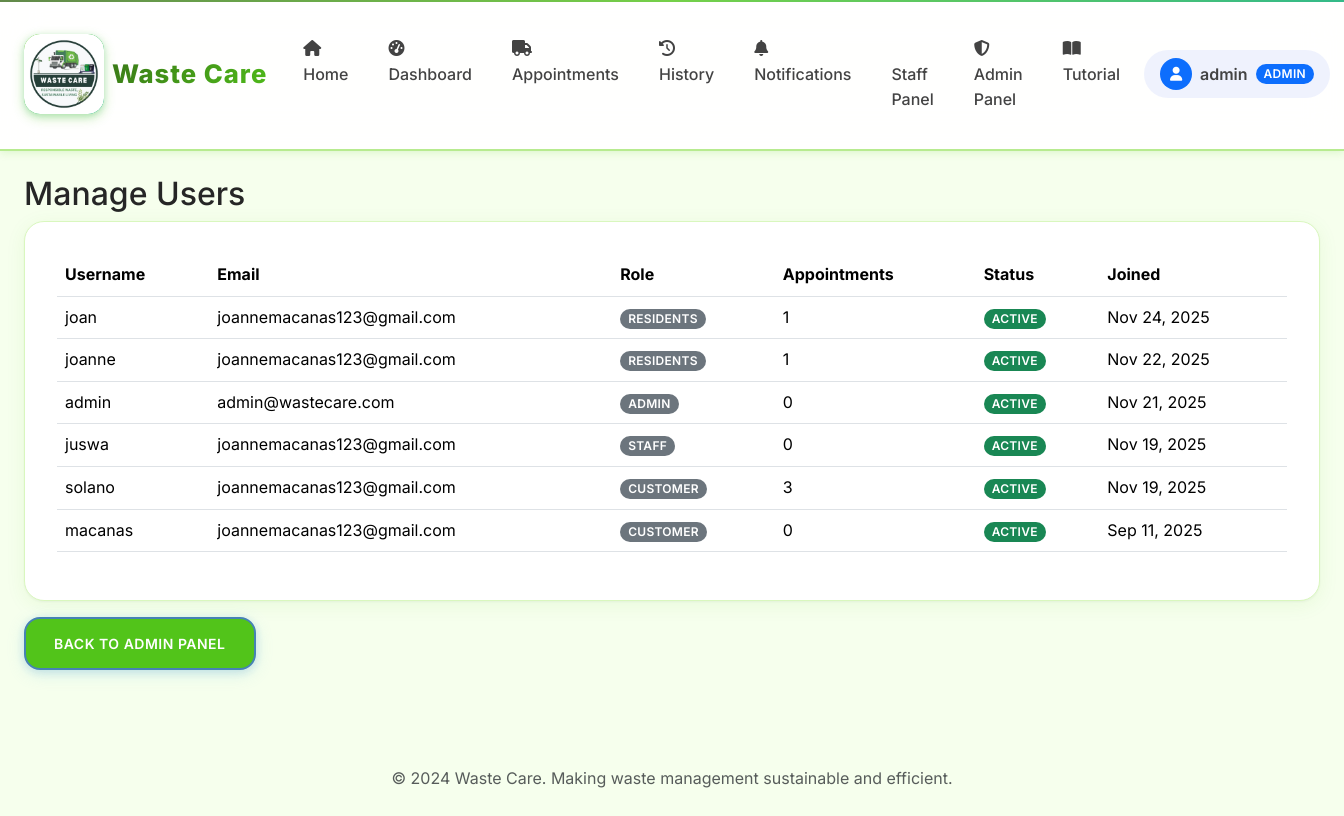
/admin-panel/users/ (signed in), run on the app's committed database.
### core/models.py (models this page shows, shortened)
class User(AbstractUser):
    ROLE_CHOICES = [
        ("residents", "Residents"),
        ("staff", "Staff"),
        ("admin", "Admin"),
    ]
    role = models.CharField(max_length=20, choices=ROLE_CHOICES, default="residents")

### core/views.py (the view)
# urls.py: path("admin-panel/users/", views.manage_users, name="manage_users"),
@login_required
@user_passes_test(lambda u: u.role == 'admin' or u.is_superuser)
def manage_users(request):
    users = User.objects.annotate(appointment_count=Count('appointments')).order_by('-date_joined')
    return render(request, "core/manage_users.html", {'users': users})

### core/context_processors.py (called while the page is built)
def navbar_context(request):
    context = {
        'MAPTILER_API_KEY': settings.MAPTILER_API_KEY,
    }
    if request.user.is_authenticated:
        context['unread_notifications'] = Notification.objects.filter(
            user=request.user,
            is_read=False
        ).count()
    else:
        context['unread_notifications'] = 0
    return context

### core/templates/core/manage_users.html
{% extends "base.html" %}
{% block content %}
<h2>Manage Users</h2>
<div class="card">
  <div class="card-body">
    <table class="table">
      <thead>
        <tr>
          <th>Username</th>
          <th>Email</th>
          <th>Role</th>
          <th>Appointments</th>
          <th>Status</th>
          <th>Joined</th>
        </tr>
      </thead>
      <tbody>
        {% for user in users %}
        <tr>
          <td>{{ user.username }}</td>
          <td>{{ user.email }}</td>
          <td><span class="badge bg-secondary">{{ user.get_role_display }}</span></td>
          <td>{{ user.appointment_count }}</td>
          <td>
            {% if user.is_active %}
            <span class="badge bg-success">Active</span>
            {% else %}
            <span class="badge bg-danger">Inactive</span>
            {% endif %}
          </td>
          <td>{{ user.date_joined|date:"M d, Y" }}</td>
        </tr>
        {% endfor %}
      </tbody>
    </table>
  </div>
</div>
<a href="{% url 'core:admin_panel' %}" class="btn btn-secondary mt-3">Back to Admin Panel</a>
{% endblock %}

### waste_care/templates/includes/navbar.html (shortened to what this page needs)
{% load static %}
<nav class="navbar navbar-expand-lg sticky-top">
  <div class="container-fluid px-4">
    <a class="navbar-brand d-flex align-items-center" href="{% url 'core:home' %}">
      <div class="brand-icon me-2">
        <img src="{% static 'img/image1.jpg' %}" alt="Waste Care logo" class="brand-icon-image">
      </div>
      <span class="brand-text">Waste Care</span>
    </a>
    <div class="collapse navbar-collapse" id="navbarNav">
      <ul class="navbar-nav me-auto">
        <li class="nav-item">
          <a class="nav-link {% if request.resolver_match.url_name == 'home' %}active{% endif %}" href="{% url 'core:home' %}">
            <i class="fas fa-home me-2"></i>Home
          </a>
        </li>
        <li class="nav-item">
          <a class="nav-link {% if 'dashboard' in request.resolver_match.url_name %}active{% endif %}" href="{% url 'core:dashboard' %}">
            <i class="fas fa-tachometer-alt me-2"></i>Dashboard
          </a>
        </li>
        <li class="nav-item">
          <a class="nav-link {% if 'pickup' in request.resolver_match.url_name %}active{% endif %}" href="{% url 'core:pickup_list' %}">
            <i class="fas fa-truck me-2"></i>Appointments
          </a>
        </li>
        <li class="nav-item">
          <a class="nav-link {% if request.resolver_match.url_name == 'history' %}active{% endif %}" href="{% url 'core:history' %}">
            <i class="fas fa-history me-2"></i>History
          </a>
        </li>
        <li class="nav-item">
          <a class="nav-link {% if request.resolver_match.url_name == 'notifications' %}active{% endif %}" href="{% url 'core:notifications' %}">
            <i class="fas fa-bell me-2"></i>Notifications
          </a>
        </li>
        {% if user.role == 'staff' or user.role == 'admin' %}
        <li class="nav-item">
          <a class="nav-link {% if 'staff' in request.resolver_match.url_name %}active{% endif %}" href="{% url 'core:staff_panel' %}">
            Staff Panel
          </a>
        </li>
        {% endif %}
        {% if user.role == 'admin' or user.is_superuser %}
        <li class="nav-item">
          <a class="nav-link {% if request.resolver_match.url_name == 'admin_panel' %}active{% endif %}" href="{% url 'core:admin_panel' %}">
            <i class="fas fa-shield-alt me-2"></i>Admin Panel
          </a>
        </li>
        {% endif %}
        <li class="nav-item">
          <a class="nav-link {% if request.resolver_match.url_name == 'tutorial' %}active{% endif %}" href="{% url 'core:tutorial' %}">
            <i class="fas fa-book-open me-2"></i>Tutorial
          </a>
        </li>
      </ul>
      <ul class="navbar-nav">
        {% if user.is_authenticated %}
          <li class="nav-item dropdown">
            <a class="nav-link dropdown-toggle d-flex align-items-center px-3 py-2" href="#" id="userDropdown" role="button" data-bs-toggle="dropdown">
              <div class="rounded-circle bg-primary d-flex align-items-center justify-content-center me-2" style="width: 32px; height: 32px;">
                <i class="fas fa-user text-white" style="font-size: 0.875rem;"></i>
              </div>
              <span class="fw-semibold">{{ user.username }}</span>
              {% if user.role == 'staff' or user.role == 'admin' %}
                <span class="badge bg-primary ms-2">{{ user.role|title }}</span>
              {% endif %}
            </a>
          </li>
        {% endif %}
      </ul>
    </div>
  </div>
</nav>

### data on the page
User: username "admin", role "ADMIN", email "admin@wastecare.com", appointment_count "0", is_active "ACTIVE", date_joined "Nov 21, 2025"
User: username "joan", email "joannemacanas123@gmail.com", role "RESIDENTS", appointment_count "1", is_active "ACTIVE", date_joined "Nov 24, 2025"
User: username "joanne", email "joannemacanas123@gmail.com", role "RESIDENTS", appointment_count "1", is_active "ACTIVE", date_joined "Nov 22, 2025"
User: username "juswa", email "joannemacanas123@gmail.com", role "STAFF", appointment_count "0", is_active "ACTIVE", date_joined "Nov 19, 2025"
User: username "solano", email "joannemacanas123@gmail.com", role "CUSTOMER", appointment_count "3", is_active "ACTIVE", date_joined "Nov 19, 2025"
User: username "macanas", email "joannemacanas123@gmail.com", role "CUSTOMER", appointment_count "0", is_active "ACTIVE", date_joined "Sep 11, 2025"
